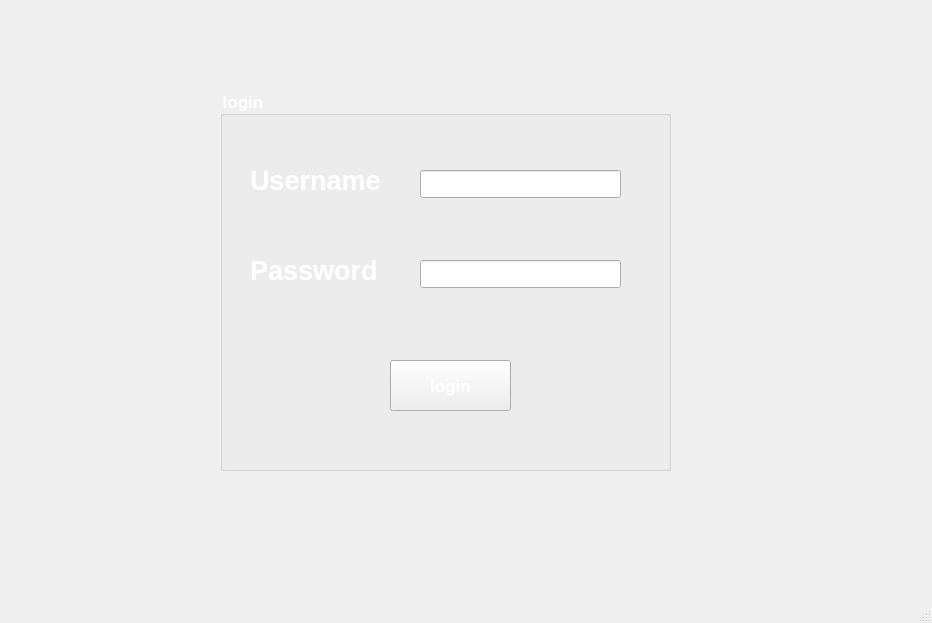
<?xml version="1.0" encoding="UTF-8"?>
<ui version="4.0">
 <class>loginG</class>
 <widget class="QMainWindow" name="loginG">
  <property name="geometry">
   <rect>
    <x>0</x>
    <y>0</y>
    <width>932</width>
    <height>623</height>
   </rect>
  </property>
  <property name="windowTitle">
   <string>MainWindow</string>
  </property>
  <widget class="QWidget" name="centralwidget">
   <widget class="QLabel" name="label">
    <property name="geometry">
     <rect>
      <x>-150</x>
      <y>-140</y>
      <width>1101</width>
      <height>891</height>
     </rect>
    </property>
    <property name="styleSheet">
     <string notr="true">image: url(:/res/vecteezy_zigzag-blue-background-epl-english-premier-league-thumbnail_35674784.jpg);</string>
    </property>
    <property name="text">
     <string/>
    </property>
   </widget>
   <widget class="QGroupBox" name="groupBox">
    <property name="geometry">
     <rect>
      <x>220</x>
      <y>90</y>
      <width>451</width>
      <height>381</height>
     </rect>
    </property>
    <property name="font">
     <font>
      <pointsize>13</pointsize>
      <bold>true</bold>
     </font>
    </property>
    <property name="styleSheet">
     <string notr="true">color : white</string>
    </property>
    <property name="title">
     <string>login</string>
    </property>
    <widget class="QLabel" name="label_2">
     <property name="geometry">
      <rect>
       <x>30</x>
       <y>70</y>
       <width>171</width>
       <height>41</height>
      </rect>
     </property>
     <property name="font">
      <font>
       <pointsize>20</pointsize>
       <bold>true</bold>
      </font>
     </property>
     <property name="autoFillBackground">
      <bool>false</bool>
     </property>
     <property name="styleSheet">
      <string notr="true">color : white
</string>
     </property>
     <property name="text">
      <string>Username</string>
     </property>
    </widget>
    <widget class="QLabel" name="label_3">
     <property name="geometry">
      <rect>
       <x>30</x>
       <y>160</y>
       <width>151</width>
       <height>41</height>
      </rect>
     </property>
     <property name="font">
      <font>
       <pointsize>20</pointsize>
       <bold>true</bold>
      </font>
     </property>
     <property name="autoFillBackground">
      <bool>false</bool>
     </property>
     <property name="styleSheet">
      <string notr="true">color : white
</string>
     </property>
     <property name="text">
      <string>Password</string>
     </property>
    </widget>
    <widget class="QLineEdit" name="usernameLogin">
     <property name="geometry">
      <rect>
       <x>200</x>
       <y>80</y>
       <width>201</width>
       <height>28</height>
      </rect>
     </property>
    </widget>
    <widget class="QLineEdit" name="passwordLogin">
     <property name="geometry">
      <rect>
       <x>200</x>
       <y>170</y>
       <width>201</width>
       <height>28</height>
      </rect>
     </property>
    </widget>
    <widget class="QPushButton" name="pushButton">
     <property name="geometry">
      <rect>
       <x>170</x>
       <y>270</y>
       <width>121</width>
       <height>51</height>
      </rect>
     </property>
     <property name="font">
      <font>
       <pointsize>13</pointsize>
       <bold>true</bold>
      </font>
     </property>
     <property name="text">
      <string>login</string>
     </property>
    </widget>
   </widget>
  </widget>
  <widget class="QMenuBar" name="menubar">
   <property name="geometry">
    <rect>
     <x>0</x>
     <y>0</y>
     <width>932</width>
     <height>25</height>
    </rect>
   </property>
  </widget>
  <widget class="QStatusBar" name="statusbar"/>
 </widget>
 <resources/>
 <connections/>
</ui>
